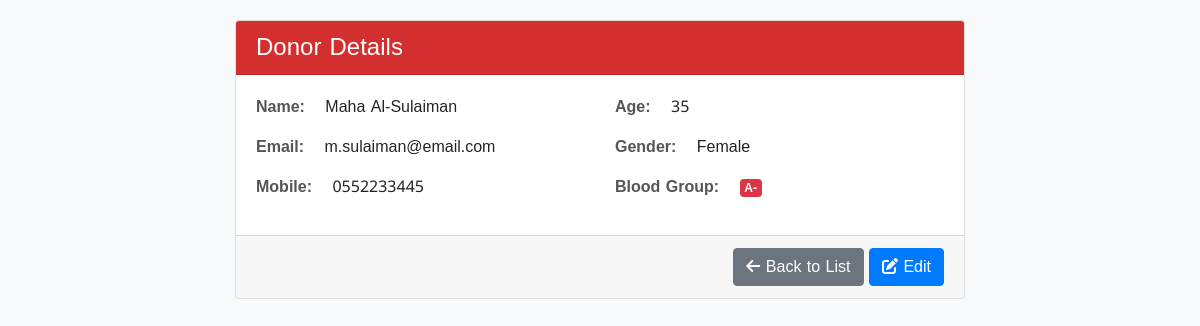
Page /admin/view_donor.php?id=2 (signed in) on the committed database.
### tables this page shows
CREATE TABLE `donor_details` (
  `donor_id` int(11) NOT NULL,
  `donor_name` varchar(50) NOT NULL,
  `donor_number` varchar(10) NOT NULL,
  `donor_mail` varchar(50) DEFAULT NULL,
  `donor_age` int(11) NOT NULL,
  `donor_gender` varchar(10) NOT NULL,
  `donor_blood` varchar(10) NOT NULL,
  `donor_address` varchar(100) NOT NULL
);

CREATE TABLE `blood` (
  `blood_id` int(11) NOT NULL,
  `blood_group` varchar(10) NOT NULL
);

### admin/view_donor.php (the view, shortened to what this page needs)
<?php
include 'conn.php';
if(isset($_GET['id'])) {
    $id = intval($_GET['id']);
    $sql = "SELECT d.*, b.blood_group
            FROM donor_details d
            LEFT JOIN blood b ON d.donor_blood = b.blood_group
            WHERE d.donor_id = $id";
    $result = mysqli_query($conn, $sql);
    if(mysqli_num_rows($result) == 1) {
        $row = mysqli_fetch_assoc($result);
    } else {
        header("Location: donor_list.php?error=notfound");
        exit();
    }
} else {
    header("Location: donor_list.php");
    exit();
}
?>
<!DOCTYPE html>
<html>
<head>
    <link rel="stylesheet" href="https://maxcdn.bootstrapcdn.com/bootstrap/4.5.2/css/bootstrap.min.css">
    <link rel="stylesheet" href="https://cdnjs.cloudflare.com/ajax/libs/font-awesome/6.0.0/css/all.min.css">
</head>
<body>
    <div class="container">
        <div class="row justify-content-center">
            <div class="col-md-8">
                <div class="card">
                    <div class="card-header">
                        <h4 class="mb-0">Donor Details</h4>
                    </div>
                    <div class="card-body">
                        <div class="row">
                            <div class="col-md-6">
                                <p><span class="info-label">Name:</span>
                                <span class="info-value"><?php echo htmlspecialchars($row['donor_name']); ?></span></p>
                                <p><span class="info-label">Email:</span>
                                <span class="info-value"><?php echo htmlspecialchars($row['donor_mail']); ?></span></p>
                                <p><span class="info-label">Mobile:</span>
                                <span class="info-value"><?php echo htmlspecialchars($row['donor_number']); ?></span></p>
                            </div>
                            <div class="col-md-6">
                                <p><span class="info-label">Age:</span>
                                <span class="info-value"><?php echo htmlspecialchars($row['donor_age']); ?></span></p>
                                <p><span class="info-label">Gender:</span>
                                <span class="info-value"><?php echo htmlspecialchars($row['donor_gender']); ?></span></p>
                                <p><span class="info-label">Blood Group:</span>
                                <span class="info-value"><span class="badge badge-danger"><?php echo htmlspecialchars($row['blood_group']); ?></span></span></p>
                            </div>
                        </div>
                    </div>
                    <div class="card-footer text-right">
                        <a href="donor_list.php" class="btn btn-secondary">
                            <i class="fas fa-arrow-left"></i> Back to List
                        </a>
                        <a href="edit_donor.php?id=<?php echo $row['donor_id']; ?>" class="btn btn-primary">
                            <i class="fas fa-edit"></i> Edit
                        </a>
                    </div>
                </div>
            </div>
        </div>
    </div>
</body>
</html>

### admin/view_donor.php (style rules this page uses)
body { font-family: 'Noto Kufi Arabic', sans-serif; background-color: #f8f9fa; padding-top: 20px; }
.card-header { background-color: #d32f2f; color: white; }
.info-label { font-weight: bold; color: #555; }
.info-value { padding-left: 15px; }

### rows in the picture
donor_details: donor_name "Maha Al-Sulaiman", donor_mail "m.sulaiman@email.com", donor_number "0552233445", donor_age "35", donor_gender "Female", blood.blood_group "A-"
